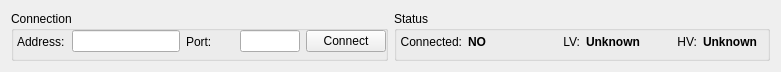
   <widget class="QWidget" name="horizontalLayoutWidget_2">
    <property name="geometry">
     <rect>
      <x>10</x>
      <y>0</y>
      <width>781</width>
      <height>52</height>
     </rect>
    </property>
    <layout class="QHBoxLayout" name="horizontalLayout_3">
     <item>
      <widget class="QGroupBox" name="groupBox">
       <property name="enabled">
        <bool>true</bool>
       </property>
       <property name="minimumSize">
        <size>
         <width>0</width>
         <height>50</height>
        </size>
       </property>
       <property name="title">
        <string>Connection</string>
       </property>
       <widget class="QWidget" name="horizontalLayoutWidget">
        <property name="geometry">
         <rect>
          <x>0</x>
          <y>10</y>
          <width>381</width>
          <height>41</height>
         </rect>
        </property>
        <layout class="QHBoxLayout" name="connectLayout">
         <property name="leftMargin">
          <number>6</number>
         </property>
         <property name="rightMargin">
          <number>6</number>
         </property>
         <item>
          <widget class="QLabel" name="label">
           <property name="text">
            <string>Address:</string>
           </property>
          </widget>
         </item>
         <item>
          <widget class="QLineEdit" name="connectAddr">
           <property name="sizePolicy">
            <sizepolicy hsizetype="Fixed" vsizetype="Fixed">
             <horstretch>0</horstretch>
             <verstretch>0</verstretch>
            </sizepolicy>
           </property>
           <property name="minimumSize">
            <size>
             <width>90</width>
             <height>0</height>
            </size>
           </property>
           <property name="maximumSize">
            <size>
             <width>140</width>
             <height>16777215</height>
            </size>
           </property>
           <property name="text">
            <string/>
           </property>
           <property name="maxLength">
            <number>200</number>
           </property>
           <property name="frame">
            <bool>true</bool>
           </property>
           <property name="alignment">
            <set>Qt::AlignLeading|Qt::AlignLeft|Qt::AlignVCenter</set>
           </property>
           <property name="placeholderText">
            <string/>
           </property>
          </widget>
         </item>
         <item>
          <widget class="QLabel" name="label_2">
           <property name="text">
            <string>Port:</string>
           </property>
          </widget>
         </item>
         <item>
          <widget class="QLineEdit" name="connectPort">
           <property name="sizePolicy">
            <sizepolicy hsizetype="Fixed" vsizetype="Fixed">
             <horstretch>0</horstretch>
             <verstretch>0</verstretch>
            </sizepolicy>
           </property>
           <property name="maximumSize">
            <size>
             <width>60</width>
             <height>16777215</height>
            </size>
           </property>
           <property name="text">
            <string/>
           </property>
           <property name="alignment">
            <set>Qt::AlignLeading|Qt::AlignLeft|Qt::AlignVCenter</set>
           </property>
           <property name="placeholderText">
            <string/>
           </property>
          </widget>
         </item>
         <item>
          <widget class="QPushButton" name="connectButton">
           <property name="text">
            <string>  Connect  </string>
           </property>
          </widget>
         </item>
        </layout>
       </widget>
      </widget>
     </item>
     <item>
      <widget class="QGroupBox" name="groupBox_2">
       <property name="title">
        <string>Status</string>
       </property>
       <widget class="QWidget" name="horizontalLayoutWidget_3">
        <property name="geometry">
         <rect>
          <x>0</x>
          <y>10</y>
          <width>395</width>
          <height>41</height>
         </rect>
        </property>
        <layout class="QHBoxLayout" name="horizontalLayout_4">
         <property name="leftMargin">
          <number>6</number>
         </property>
         <property name="topMargin">
          <number>0</number>
         </property>
         <property name="rightMargin">
          <number>6</number>
         </property>
         <item>
          <widget class="QLabel" name="label_22">
           <property name="text">
            <string>Connected:</string>
           </property>
           <property name="alignment">
            <set>Qt::AlignRight|Qt::AlignTrailing|Qt::AlignVCenter</set>
           </property>
          </widget>
         </item>
         <item>
          <widget class="QLabel" name="connectStatus">
           <property name="sizePolicy">
            <sizepolicy hsizetype="Fixed" vsizetype="Preferred">
             <horstretch>0</horstretch>
             <verstretch>0</verstretch>
            </sizepolicy>
           </property>
           <property name="minimumSize">
            <size>
             <width>80</width>
             <height>0</height>
            </size>
           </property>
           <property name="font">
            <font>
             <weight>75</weight>
             <bold>true</bold>
            </font>
           </property>
           <property name="text">
            <string>NO</string>
           </property>
          </widget>
         </item>
         <item>
          <widget class="QLabel" name="label_23">
           <property name="text">
            <string>LV:</string>
           </property>
           <property name="alignment">
            <set>Qt::AlignRight|Qt::AlignTrailing|Qt::AlignVCenter</set>
           </property>
          </widget>
         </item>
         <item>
          <widget class="QLabel" name="lvStatus">
           <property name="sizePolicy">
            <sizepolicy hsizetype="Fixed" vsizetype="Preferred">
             <horstretch>0</horstretch>
             <verstretch>0</verstretch>
            </sizepolicy>
           </property>
           <property name="minimumSize">
            <size>
             <width>80</width>
             <height>0</height>
            </size>
           </property>
           <property name="font">
            <font>
             <weight>75</weight>
             <bold>true</bold>
            </font>
           </property>
           <property name="text">
            <string>Unknown</string>
           </property>
          </widget>
         </item>
         <item>
          <widget class="QLabel" name="label_25">
           <property name="text">
            <string>HV:</string>
           </property>
           <property name="alignment">
            <set>Qt::AlignRight|Qt::AlignTrailing|Qt::AlignVCenter</set>
           </property>
          </widget>
         </item>
         <item>
          <widget class="QLabel" name="hvStatus">
           <property name="sizePolicy">
            <sizepolicy hsizetype="Fixed" vsizetype="Preferred">
             <horstretch>0</horstretch>
             <verstretch>0</verstretch>
            </sizepolicy>
           </property>
           <property name="minimumSize">
            <size>
             <width>80</width>
             <height>0</height>
            </size>
           </property>
           <property name="font">
            <font>
             <weight>75</weight>
             <bold>true</bold>
            </font>
           </property>
           <property name="text">
            <string>Unknown</string>
           </property>
          </widget>
         </item>
        </layout>
       </widget>
      </widget>
     </item>
    </layout>
   </widget>
